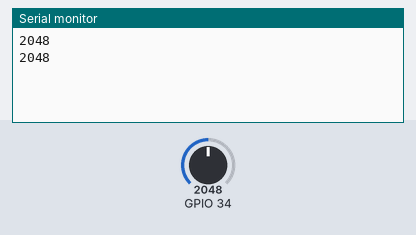
Simulated run of this sketch. Board: ESP32. Shown: the last lines printed to the serial monitor. Inputs (shaded band) come from the test bench; at power-on: GPIO 34 = 2048.

Above: at 1.8 s.
1.9 s: GPIO 34 set to 2866
At 2.3 s:
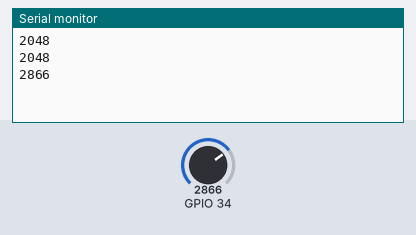
3.4 s: GPIO 34 set to 3603
At 4.8 s:
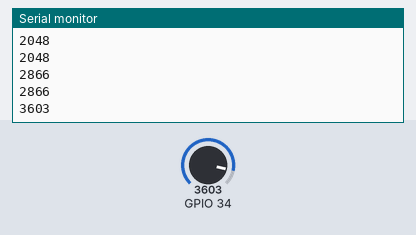
Timing chart, 0 to 6.4 s (numbered marks = the images above; inputs shaded):
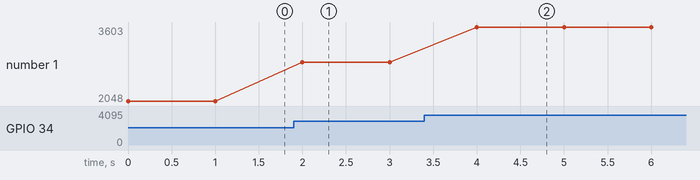

Measured:
- after the input at 1.9 s, the serial monitor: prints a new line after 0.10 s (image 1)
- after the input at 3.4 s, the serial monitor: prints a new line after 0.60 s (image 2)
- plotted number 1: 2048 → 2866 after the input at 1.9 s, 2866 → 3603 after the input at 3.4 s

The sketch:

Callibrting_Flecs_sensore.ino
```cpp
int val1 = 0;
//int val2 = 0;
//int val3 = 0;
void setup() {
  // put your setup code here, to run once:
  Serial.begin(9600);
}

void loop() {
  // put your main code here, to run repeatedly:
  val1 = analogRead(34);
//  val2 = analogRead(32);
//  val3 = analogRead(34);
  Serial.print(val1);
//  Serial.print(val2);
//  Serial.print(val3);
  Serial.print('\n');
  delay(1000);

}
```
